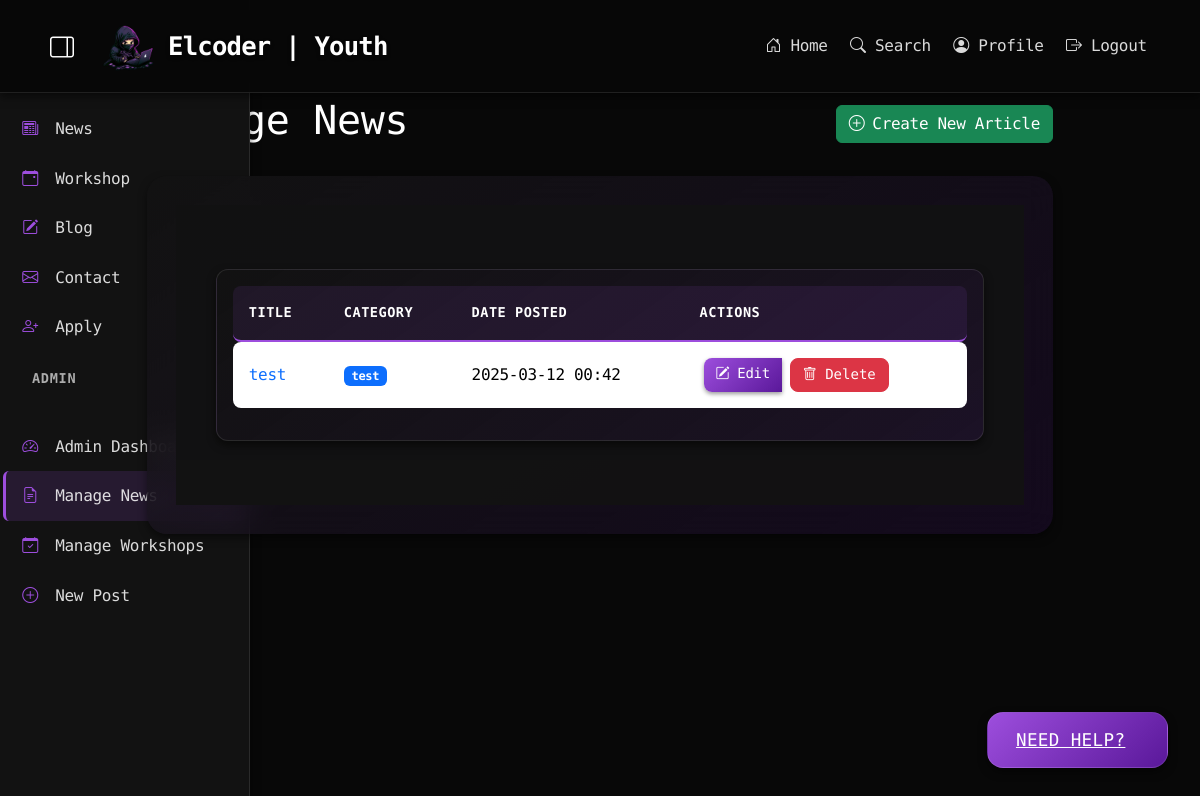
The app's page /manage_news (signed in) with its own data.
### app.py (models this page shows)
class News(db.Model):
    id = db.Column(db.Integer, primary_key=True)
    title = db.Column(db.String(100), nullable=False)
    content = db.Column(db.Text, nullable=False)
    date_posted = db.Column(db.DateTime, nullable=False, default=datetime.utcnow)
    user_id = db.Column(db.Integer, db.ForeignKey('user.id'), nullable=False)
    image_url = db.Column(db.String(200))
    category = db.Column(db.String(50))

### app.py (the view)
@app.route('/manage_news')
@login_required
def manage_news():
    if not current_user.is_admin:
        flash('Only administrators can manage news items.', 'danger')
        return redirect(url_for('news'))
    page = request.args.get('page', 1, type=int)
    news_items = News.query.order_by(News.date_posted.desc()).paginate(page=page, per_page=10)
    return render_template('manage_news.html', news_items=news_items)

### app.py (called while the page is built)
@login_manager.user_loader
def load_user(user_id):
    return User.query.get(int(user_id))

### templates/manage_news.html (shortened to what this page needs)
{% extends "base.html" %}
{% block content %}
<div class="container">
    <div class="row">
        <div class="col-md-10 offset-md-1">
            <div class="d-flex justify-content-between align-items-center mb-4">
                <h1>Manage News</h1>
                <a href="{{ url_for('create_news') }}" class="btn btn-success">
                    <i class="bi bi-plus-circle me-2"></i>Create New Article
                </a>
            </div>
            <div class="card">
                <div class="card-body">
                    <div class="table-responsive">
                        <table class="table table-hover">
                            <thead class="table-dark">
                                <tr>
                                    <th>Title</th>
                                    <th>Category</th>
                                    <th>Date Posted</th>
                                    <th>Actions</th>
                                </tr>
                            </thead>
                            <tbody>
                                {% for news in news_items.items %}
                                <tr>
                                    <td>
                                        <a href="{{ url_for('news_detail', news_id=news.id) }}" class="text-decoration-none">
                                            {{ news.title }}
                                        </a>
                                    </td>
                                    <td><span class="badge bg-primary">{{ news.category }}</span></td>
                                    <td>{{ news.date_posted.strftime('%Y-%m-%d %H:%M') }}</td>
                                    <td>
                                        <div class="btn-group" role="group">
                                            <a href="{{ url_for('edit_news', news_id=news.id) }}" class="btn btn-sm btn-primary">
                                                <i class="bi bi-pencil-square"></i> Edit
                                            </a>
                                            <form action="{{ url_for('delete_news', news_id=news.id) }}" method="POST" class="d-inline">
                                                <button type="submit" class="btn btn-sm btn-danger" onclick="return confirm('Are you sure you want to delete this news item?')">
                                                    <i class="bi bi-trash"></i> Delete
                                                </button>
                                            </form>
                                        </div>
                                    </td>
                                </tr>
                                {% endfor %}
                            </tbody>
                        </table>
                    </div>
                </div>
            </div>
        </div>
    </div>
</div>
{% endblock %}

### static/css/style.css (style rules this page uses)
:root { --bg-dark: #080808; --bg-card: #121212; --bg-card-hover: #181818; --text-primary: #FFFFFF; --text-secondary: rgba(255, 255, 255, 0.85); --text-muted: rgba(255, 255, 255, 0.65); --accent-color: #9d4edd; --accent-hover: #7b2cbf; --accent-gradient: linear-gradient(135deg, #9d4edd 0%, #5a189a 100%); --card-gradient: linear-gradient(145deg, var(--bg-card) 0%, rgba(90, 24, 154, 0.15) 100%); --hover-gradient: linear-gradient(145deg, var(--bg-card-hover) 0%, rgba(157, 78, 221, 0.25) 100%); --hover-glow: 0 0 20px rgba(157, 78, 221, 0.3); --shadow-sm: 0 2px 4px rgba(0, 0, 0, 0.4); --shadow-md: 0 4px 8px rgba(0, 0, 0, 0.5); --shadow-lg: 0 8px 16px rgba(0, 0, 0, 0.6); --transition-speed: 0.3s; --transition-bounce: cubic-bezier(0.34, 1.56, 0.64, 1); --spacing-base: 1.2rem; --spacing-lg: 1.8rem; }
body { background-color: var(--bg-dark); color: var(--text-primary); font-family: 'Fira Code', 'Inter', monospace; transition: background-color var(--transition-speed); overflow-x: hidden; letter-spacing: -0.02em; line-height: 1.6; }
.card { position: relative; z-index: 1020; padding: 1.8rem; margin-bottom: 2rem; border: none; border-radius: 20px; background: var(--card-gradient); backdrop-filter: blur(15px); -webkit-backdrop-filter: blur(15px); transition: all var(--transition-speed) var(--transition-bounce); box-shadow: var(--shadow-md); animation: cardEntrance 0.8s ease-out forwards, cardFloat 6s ease-in-out infinite; transform-style: preserve-3d; perspective: 1000px; }
.card-body { background-color: rgba(18, 18, 18, 0.95); padding: 2.5rem; animation: contentFade 0.8s ease-out forwards; }
.btn-primary { background: var(--accent-gradient); border: none; box-shadow: var(--shadow-sm); transition: all var(--transition-speed); }
.table-responsive { overflow-x: auto; margin: 1.5rem 0; border-radius: 12px; background: var(--card-gradient); box-shadow: var(--shadow-md); border: 1px solid rgba(255, 255, 255, 0.1); padding: 1rem; transition: all var(--transition-speed) var(--transition-bounce); }
.table-responsive table { width: 100%; border-collapse: separate; border-spacing: 0; }
.table-responsive th, .table-responsive td { padding: 1rem 1.5rem; border-bottom: 1px solid rgba(255, 255, 255, 0.1); color: rgb(0, 0, 0); text-align: left; }
.table-responsive th { background: rgba(157, 78, 221, 0.1); font-weight: 600; text-transform: uppercase; letter-spacing: 0.05em; }
.table-responsive tr:last-child td { border-bottom: none; }

### static/css/admin.css (style rules this page uses)
.table { color: var(--text-secondary); width: 100%; border-collapse: separate; border-spacing: 0; }
.table thead th { border-bottom: 2px solid var(--accent-color); color: var(--text-primary); font-weight: 600; text-transform: uppercase; font-size: 0.85rem; letter-spacing: 0.5px; }
.table tbody tr { transition: all 0.2s ease; }
.table td, .table th { padding: 1rem; vertical-align: middle; }
.table td:first-child, .table th:first-child { border-top-left-radius: 8px; border-bottom-left-radius: 8px; }
.table td:last-child, .table th:last-child { border-top-right-radius: 8px; border-bottom-right-radius: 8px; }
.btn-sm { padding: 0.35rem 0.75rem; font-size: 0.875rem; border-radius: 0.5rem; transition: all 0.2s ease; margin: 0 0.25rem; }

### records on screen
News: title "test", category "test", date_posted "2025-03-12 00:42"
